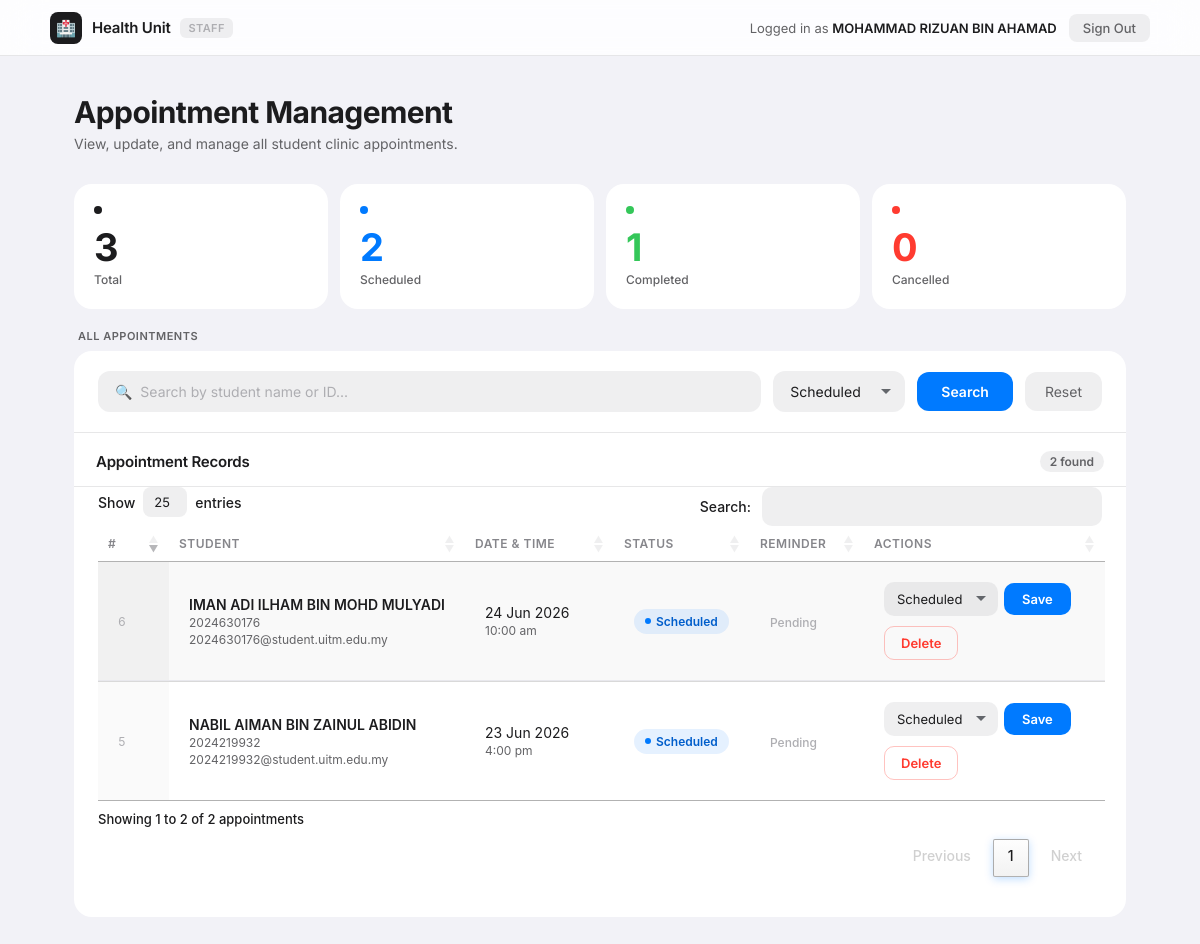
Page /staff/staff_dashboard.php?filter_status=Scheduled (signed in) on the committed database.
### tables this page shows
CREATE TABLE `appointments` (
  `id` int(11) NOT NULL,
  `studentno` varchar(20) NOT NULL,
  `appointment_datetime` datetime NOT NULL,
  `status` varchar(20) DEFAULT 'Scheduled',
  `check_in` enum('coming','not_coming') DEFAULT NULL,
  `reminder_sent` tinyint(1) DEFAULT 0
);

CREATE TABLE `students` (
  `studentno` varchar(20) NOT NULL,
  `studentname` varchar(200) NOT NULL,
  `studenticno` varchar(20) DEFAULT NULL,
  `studentemail` varchar(100) DEFAULT NULL,
  `studentemailuitm` varchar(100) DEFAULT NULL,
  `password` varchar(255) DEFAULT NULL,
  `studentphoneno` varchar(100) DEFAULT NULL,
  `programcode` varchar(8) NOT NULL,
  `modeid` varchar(50) DEFAULT NULL,
  `semesterintake` varchar(200) DEFAULT NULL,
  `semestercompleted` varchar(200) DEFAULT NULL,
  `currentcgpa` decimal(4,2) DEFAULT NULL,
  `campuscode` varchar(10) NOT NULL,
  `studentstatus` varchar(10) DEFAULT NULL,
  `statusheacode` varchar(10) DEFAULT NULL,
  `created_at` timestamp NOT NULL DEFAULT current_timestamp() ON UPDATE current_timestamp(),
  `updated_at` timestamp NOT NULL DEFAULT current_timestamp(),
  `deleted_at` timestamp NULL DEFAULT NULL
);

### staff/staff_dashboard.php (the view, shortened to what this page needs)
<?php
require '../config/db.php';
$staff_name = $_SESSION['staff_name'];
$search        = isset($_GET['search'])        ? trim($_GET['search'])        : '';
$filter_status = isset($_GET['filter_status']) ? trim($_GET['filter_status']) : '';
$sql = "
    SELECT a.*, s.studentname, s.studentemailuitm
    FROM appointments a
    JOIN students s ON s.studentno = a.studentno
    WHERE 1=1
";
$params = [];
$types  = '';
if (!empty($filter_status)) {
    $sql    .= " AND a.status = ?";
    $params[] = $filter_status;
    $types   .= 's';
}
$sql .= " ORDER BY a.appointment_datetime DESC";
$stmt = $conn->prepare($sql);
if (!empty($params)) {
    $stmt->bind_param($types, ...$params);
}
$stmt->execute();
$result = $stmt->get_result();
$counts = ['Scheduled' => 0, 'Completed' => 0, 'Cancelled' => 0, 'Total' => 0];
$count_result = $conn->query("SELECT status, COUNT(*) as cnt FROM appointments GROUP BY status");
while ($row = $count_result->fetch_assoc()) {
    $counts[$row['status']] = $row['cnt'];
    $counts['Total'] += $row['cnt'];
}
?>
<!DOCTYPE html>
<html lang="en">
<head>
    <link rel="stylesheet" href="https://cdn.datatables.net/1.13.7/css/jquery.dataTables.min.css">
    <link rel="stylesheet" href="https://cdn.datatables.net/responsive/2.5.0/css/responsive.dataTables.min.css">
    <link rel="stylesheet" href="../assets/motion.css">
</head>
<body>
<nav class="navbar">
    <div class="navbar-inner">
        <div class="nav-brand">
            <div class="nav-icon">🏥</div>
            <span class="nav-title">Health Unit</span>
            <span class="nav-role">Staff</span>
        </div>
        <div class="nav-right">
            <span class="nav-greeting">Logged in as <strong><?= htmlspecialchars($staff_name) ?></strong></span>
            <a href="../auth/staff_logout.php" class="btn-logout" id="logout-btn">Sign Out</a>
        </div>
    </div>
</nav>
<div class="main">
    <div class="page-header motion-fade-up">
        <h1>Appointment Management</h1>
        <p>View, update, and manage all student clinic appointments.</p>
    </div>
    <div class="stats-row motion-reveal">
        <div class="stat-card total motion-lift">
            <div class="stat-dot"></div>
            <div class="stat-count motion-count"><?= $counts['Total'] ?></div>
            <div class="stat-label">Total</div>
        </div>
        <div class="stat-card scheduled motion-lift">
            <div class="stat-dot"></div>
            <div class="stat-count motion-count"><?= $counts['Scheduled'] ?></div>
            <div class="stat-label">Scheduled</div>
        </div>
        <div class="stat-card completed motion-lift">
            <div class="stat-dot"></div>
            <div class="stat-count motion-count"><?= $counts['Completed'] ?></div>
            <div class="stat-label">Completed</div>
        </div>
        <div class="stat-card cancelled motion-lift">
            <div class="stat-dot"></div>
            <div class="stat-count motion-count"><?= $counts['Cancelled'] ?></div>
            <div class="stat-label">Cancelled</div>
        </div>
    </div>
    <div class="section motion-reveal">
        <div class="section-label">All Appointments</div>
        <div class="card">
            <form method="GET" action="../staff/staff_dashboard.php">
                <div class="toolbar">
                    <input class="search-input" type="text" name="search"
                           placeholder="🔍  Search by student name or ID..."
                           value="<?= htmlspecialchars($search) ?>">
                    <select class="filter-select" name="filter_status">
                        <option value="Scheduled"  <?= $filter_status === 'Scheduled'  ? 'selected' : '' ?>>Scheduled</option>
                    </select>
                    <button type="submit" class="btn-search">Search</button>
                    <a href="../staff/staff_dashboard.php" class="btn-reset">Reset</a>
                </div>
            </form>
            <div class="table-header">
                <span class="table-title">Appointment Records</span>
                <span class="badge-count"><?= $result->num_rows ?> found</span>
            </div>
            <table id="appointmentsTable" class="display responsive nowrap">
                <thead>
                    <tr>
                        <th>#</th>
                        <th>Student</th>
                        <th>Date & Time</th>
                        <th>Status</th>
                        <th>Reminder</th>
                        <th>Actions</th>
                    </tr>
                </thead>
                <tbody>
                    <?php if ($result->num_rows > 0): ?>
                        <?php while ($row = $result->fetch_assoc()): ?>
                            <tr>
                                <td class="id-cell"><?= $row['id'] ?></td>
                                <td>
                                    <div class="student-name"><?= htmlspecialchars($row['studentname']) ?></div>
                                    <div class="student-sub"><?= htmlspecialchars($row['studentno']) ?></div>
                                    <div class="student-sub"><?= htmlspecialchars($row['studentemailuitm']) ?></div>
                                </td>
                                <td>
                                    <?php $dt = strtotime($row['appointment_datetime']); ?>
                                    <div><?= date('d M Y', $dt) ?></div>
                                    <div class="student-sub"><?= date('g:i a', $dt) ?></div>
                                </td>
                                <td>
                                    <?php $cls = strtolower($row['status']); ?>
                                    <span class="status-badge badge-<?= $cls ?>">
                                        <?= htmlspecialchars($row['status']) ?>
                                    </span>
                                </td>
                                <td>
                                    <?php if ($row['reminder_sent'] == 1): ?>
                                        <span class="reminder-sent">Email sent</span>
                                    <?php else: ?>
                                        <span class="reminder-pending">Pending</span>
                                    <?php endif; ?>
                                </td>
                                <td>
                                    <div class="action-row">
                                        <form method="POST" action="../staff/staff_dashboard.php<?= !empty($_SERVER['QUERY_STRING']) ? '?' . htmlspecialchars($_SERVER['QUERY_STRING']) : '' ?>" style="display:flex;gap:6px;align-items:center;">
                                            <select name="new_status" class="status-select">
                                                <option value="Scheduled" <?= $row['status'] === 'Scheduled' ? 'selected' : '' ?>>Scheduled</option>
                                            </select>
                                            <button type="submit" name="update_status" class="btn-update">Save</button>
                                        </form>
                                        <form method="POST" action="../staff/staff_dashboard.php<?= !empty($_SERVER['QUERY_STRING']) ? '?' . htmlspecialchars($_SERVER['QUERY_STRING']) : '' ?>"
                                              onsubmit="return confirm('Delete appointment #<?= $row['id'] ?> for <?= htmlspecialchars(addslashes($row['studentname'])) ?>? This cannot be undone.');">
                                            <button type="submit" name="delete_appt" class="btn-delete">Delete</button>
                                        </form>
                                    </div>
                                </td>
                            </tr>
                        <?php endwhile; ?>
                    <?php endif; ?>
                </tbody>
            </table>
        </div>
    </div>
</div>
</body>
</html>

### assets/css/motion.css (style rules this page uses)
.motion-fade-up { animation: motionFadeUp 0.5s cubic-bezier(0.22, 1, 0.36, 1) both; }
.motion-reveal { opacity: 0; transform: translateY(24px); transition: opacity 0.6s cubic-bezier(0.22, 1, 0.36, 1), transform 0.6s cubic-bezier(0.22, 1, 0.36, 1); will-change: opacity, transform; }
.motion-reveal.is-visible { opacity: 1; transform: translateY(0); }
.motion-lift { transition: transform 0.22s cubic-bezier(0.22, 1, 0.36, 1), box-shadow 0.22s cubic-bezier(0.22, 1, 0.36, 1); }
.motion-count { animation: motionCountUp 0.6s cubic-bezier(0.22, 1, 0.36, 1) both; }
html.motion-smooth { scroll-behavior: smooth; }

### rows in the picture
appointments: id "6", students.studentname "IMAN ADI ILHAM BIN MOHD MULYADI", studentno "2024630176", students.studentemailuitm "2024630176@student.uitm.edu.my", appointment_datetime "24 Jun 2026", appointment_datetime "10:00 am", status "Scheduled", reminder_sent "Pending", new_status "Scheduled"
appointments: id "5", students.studentname "NABIL AIMAN BIN ZAINUL ABIDIN", studentno "2024219932", students.studentemailuitm "2024219932@student.uitm.edu.my", appointment_datetime "23 Jun 2026", appointment_datetime "4:00 pm", status "Scheduled", reminder_sent "Pending", new_status "Scheduled"

### other values in the picture
$staff_name "MOHAMMAD RIZUAN BIN AHAMAD"
$counts['Total'] "3"
$counts['Scheduled'] "2"
$counts['Completed'] "1"
$counts['Cancelled'] "0"
$result->num_rows "2"
